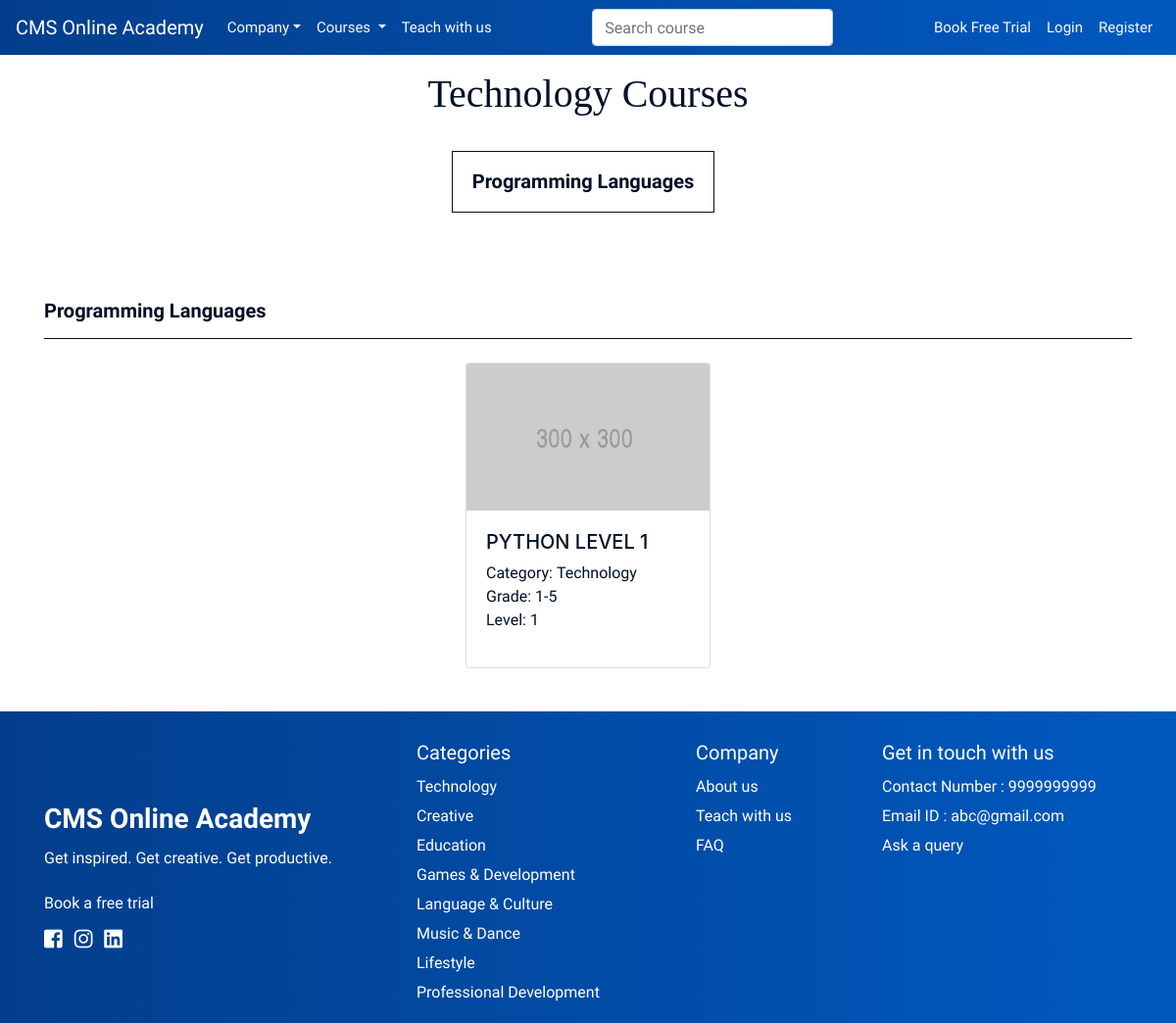
The app's page /courses-offered/1 with its own data.
### api/models.py (models this page shows, shortened)
class Category(models.Model):
    name = models.CharField(max_length=64)
    def __str__(self):
        return self.name

class Subcategory(models.Model):
    name = models.CharField(max_length=64)
    category = models.ForeignKey(Category, on_delete=models.CASCADE)

class Course(models.Model):
    name = models.CharField(max_length=50)
    category = models.ForeignKey(Subcategory, on_delete=models.CASCADE)
    grade = models.CharField(max_length=1, choices=Grade.choices)
    level = models.PositiveSmallIntegerField()
    description = models.TextField()
    highlights = models.TextField(help_text='Put each item on its own line')
    prerequisites = models.TextField(help_text='Put each item on its own line')
    sessions = models.TextField(help_text='Put each item on its own line')
    instructor = models.ForeignKey(Instructor, on_delete=models.CASCADE)

### api/views.py (the view)
# urls.py: path(r'courses-offered/<str:category_id>', courses_offered, name='courses-offered'),
def courses_offered(request, category_id):
    category = Category.objects.get(id=category_id)
    return standard_view('landing/courses-offered.html', {
        'category': category,
    })(request)

### api/models.py (called while the page is built, shortened)
    @classmethod
    def get_for(cls, user: User):
        if isinstance(user, AnonymousUser):
            return None

### api/views.py (called while the page is built)
def standard_view(template_name, ctx=None):
    if ctx is None:
        ctx = {}
    def view(request, **kwargs):
        template = loader.get_template(template_name)
        context = {
            'me': AcademyUser.get_for(request.user),
            'all_categories': Category.objects.all(),
            **kwargs,
            **ctx,
        }
        return HttpResponse(template.render(context, request))
    return view

### templates/landing/courses-offered.html (shortened to what this page needs)
{% extends 'landing/landing-base.html' %}
{% load static %}
{% block landing-body %}
    <h1 class="text-center pt-3">{{ category.name }} Courses</h1>
    <section class="container py-3">
        <ul class="list-unstyled list-inline " id="sub-cat">
            <div class="text-center">
                {% for subcategory in category.subcategory_set.all %}
                    <a href="#{{ forloop.counter }}">
                        <li class="list-inline-item heading text-center"><p>{{ subcategory.name }}</p></li>
                    </a>
                {% endfor %}
            </div>
        </ul>
        <div data-spy="scroll" data-target="#sub-cat" data-offset="50">
            {% for subcategory in category.subcategory_set.all %}
                <section class="sub-cat-deck" id="{{ forloop.counter }}">
                    <br>
                    <h3 class="heading pt-5">{{ subcategory.name }}</h3>
                    <hr>
                    <div class="card-deck sub-cat-cards justify-content-center py-2">
                        {% for course in subcategory.course_set.all %}
                            <div class="card mx-auto">
                                <a href="{% url 'course-details' course.id %}">
                                    <img src="{% static 'images/300.png' %}" class="card-img-top" alt="course-img">
                                    <div class="card-body">
                                        <h5>{{ course.name.upper }}</h5>
                                        <ul class="list-unstyled text-small">
                                            <li>Category: <strong>{{ course.category.category }}</strong></li>
                                            <li>Grade: <strong>{{ course.get_grade_display }}</strong></li>
                                            <li>Level: <strong>{{ course.level }}</strong></li>
                                        </ul>
                                    </div>
                                </a>
                            </div>
                        {% endfor %}
                    </div>
                </section>
            {% endfor %}
        </div>
    </section>
{% endblock %}

### templates/footer.html
<footer class="footer">
    <div class="container ">
        <div class="row justify-content-between">
            <div class=" col-lg-4 col-md-3 col-sm-7 my-auto pt-5">
                <h3><a href="{% url 'index' %}" class="h3">CMS Online Academy</a></h3>
                <p>
                    <span class="sub">Get inspired. </span>
                    <span class="sub">Get creative. </span>
                    <span class="sub">Get productive.</span>
                </p>
                <a class="text-white " href="{% url 'book-trial' %}">Book a free trial</a>
                <ul class="list-unstyled list-inline py-2">
                    <li class="list-inline-item"><a href="#"><i class="fab fa-facebook-square fa-lg"></i></a></li>
                    <li class="list-inline-item"><a href="#"><i class="fab fa-instagram fa-lg"></i></a></li>
                    <li class="list-inline-item"><a href="#"><i class="fab fa-linkedin fa-lg"></i></a></li>
                </ul>
            </div>
            <div class=" col-lg-3 col-md-4  col-sm-5"><br>
                <h5>Categories</h5>
                <ul class="list-unstyled text-small ">
                    {% for category in all_categories %}
                        <li><a class="text-white" href="{% url 'courses-offered' category.id %}">{{ category.name }}</a></li>
                    {% endfor %}
                </ul>
            </div>
            <div class=" col-lg-2 col-md-2 col-sm-6"><br>
                <h5>Company</h5>
                <ul class="list-unstyled text-small">
                    <li><a class="text-white" href="{% url 'about-us' %}">About us</a></li>
                    <li><a class="text-white" href="{% url 'teach-with-us' %}">Teach with us</a></li>
                    <li><a class="text-white" href="{% url 'faq' %}">FAQ</a></li>
                </ul>
            </div>
            <div class=" col-lg-3 col-md-3 col-sm-6"><br>
                <h5>Get in touch with us</h5>
                <ul class="list-unstyled text-small">
                    <li><a href="tel:+91 9443232761" class="text-white">Contact Number : 9999999999</a></li>
                    <li><a href="mailto:adarshyahari@gmail.com" class="text-white">Email ID : abc@gmail.com</a></li>
                    <li><a class="text-white" data-toggle="modal" data-target="#query-popup">Ask a query</a></li>
                </ul>
            </div>
        </div>
    </div>
</footer>

### api/static/styles/index.css (style rules this page uses)
html { scroll-behavior: smooth; }
body { color:#001127; }
a, a:hover, a:active { color:#001127; text-decoration: none; cursor: pointer; }
.footer { bottom: 0; width: 100%; color: white; font-family: 'Raleway', sans-serif; min-height: 50%; line-height: 30px; background-image: linear-gradient(to right, #033E8C , #0059BF); }
.footer .h3, .your-turn .h3 { color: white; font-family: 'Raleway', sans-serif; font-weight: 600; }
.fab { color: white; }
h1 { font-family: 'Playfair Display', serif; font-weight: 400; font-size: 2.5rem; }
.text-small { font-family: 'Raleway', sans-serif; font-weight: 300; }
.heading { font-family: 'Raleway', sans-serif; font-weight: 600; font-size: 20px; white-space: nowrap; }
.sub { white-space: nowrap; }
hr { color: #001127; border-top: 1px solid #001127; }
#sub-cat .list-inline-item { border: 1px solid #001127; border-radius: 0px; padding-top: 15px; padding-left: 20px; padding-right: 20px; margin-top: 10px; font-size: 20px; margin-right: 10px; }
.sub-cat-deck .card { min-width: 250px; max-width: 250px; margin-bottom: 20px; }
.sub-cat-deck .card-img-top { width: 100%; height: 150px; object-fit: cover; }

### records on screen
Category: name "Technology"
Subcategory: name "Programming Languages"
Course: name "PYTHON LEVEL 1", category.category "Technology", grade "1-5", level "1"
Category: name "Creative"
Category: name "Education"
Category: name "Games & Development"
Category: name "Language & Culture"
Category: name "Music & Dance"
Category: name "Lifestyle"
Category: name "Professional Development"
